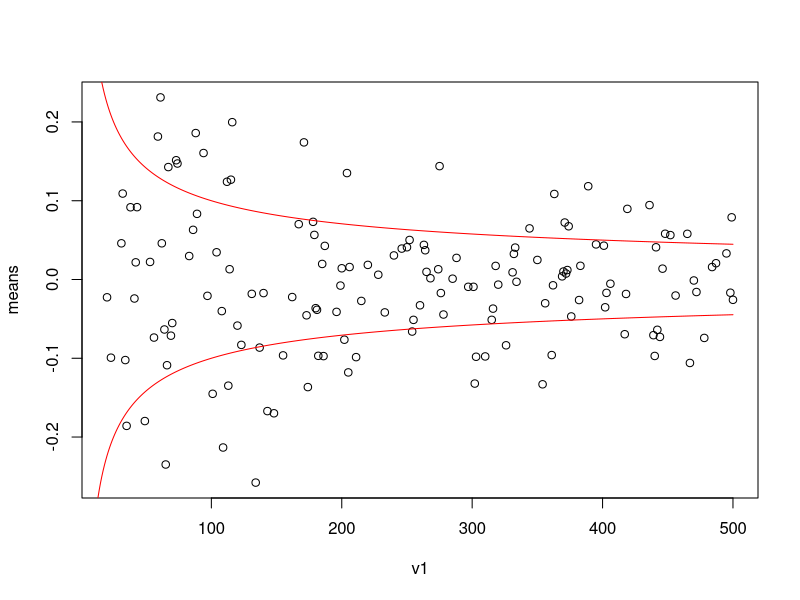
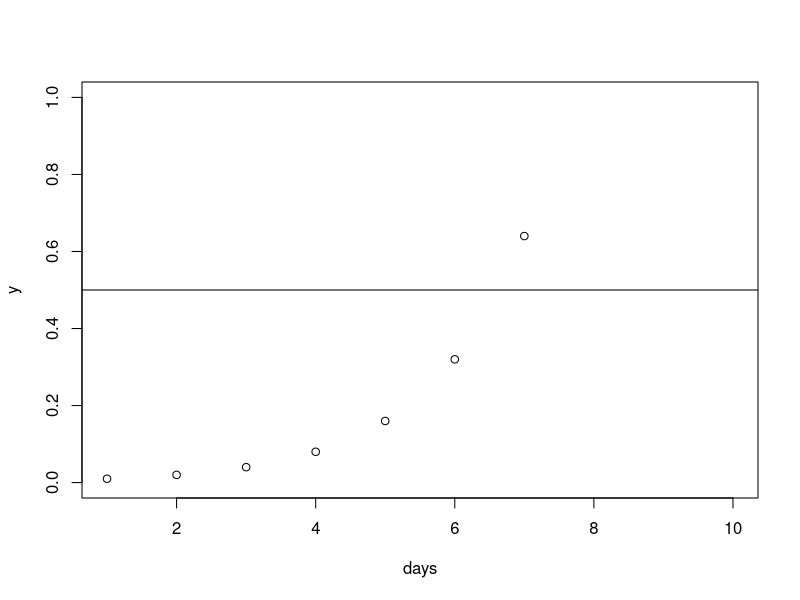

Source code (R) for these figures, in order:
rand_data <- rnorm(10)
mtx <- matrix(rand_data, ncol=2, nrow=5)
df <- as.data.frame(mtx)
class(mtx)
class(df)
LETTERS
length(LETTERS)
class(LETTERS)
nrow(df)
ncol(df)
df$ID <- LETTERS[1:nrow(df)] 
class(df$ID)
mtx2 <- data.matrix(df)

as.numeric("a")

2 + 2
`+`(2, 2)

2 + 5 * 6

`+`(2, `*`(5, 6))

samples <- list()
means <- c()
sds <- c()

for(i in 1:100) {
  samples[[i]] <- rnorm(10)
  means[i] <- mean(samples[[i]])
  sds[i] <- sd(samples[[i]])
}

samples <- replicate(100, rnorm(10, mean=1, sd=2))
samples <- as.data.frame(samples)
means   <- sapply(samples, mean)
sds     <- sapply(samples, sd)

v1 <- sample(20:500, size=150)
rand_vecs <- lapply(v1, rnorm)
means <- sapply(rand_vecs, mean)
sds <- sapply(rand_vecs, sd)

plot(v1, means)
lines(1:500, 1/sqrt(1:500), col="red")
lines(1:500, -1/sqrt(1:500), col="red")

days <- 1:10
y <- 1/100 * 2 ^ (days - 1)
plot(days, y, ylim=c(0,1))
abline(h=.5)

pond_surface_covered <- function(day, init_pond_surface=1/100) {
  ## "**" and "^" do the same thing
  ret <- init_pond_surface * 2^(day - 1)
  return(ret)
}

y <- sapply(days, pond_surface_covered)
y <- sapply(days, function(day, init_pond_surface=1/100) {
  ## "**" and "^" do the same thing
  ret <- init_pond_surface * 2^(day - 1)
  return(ret)
})
